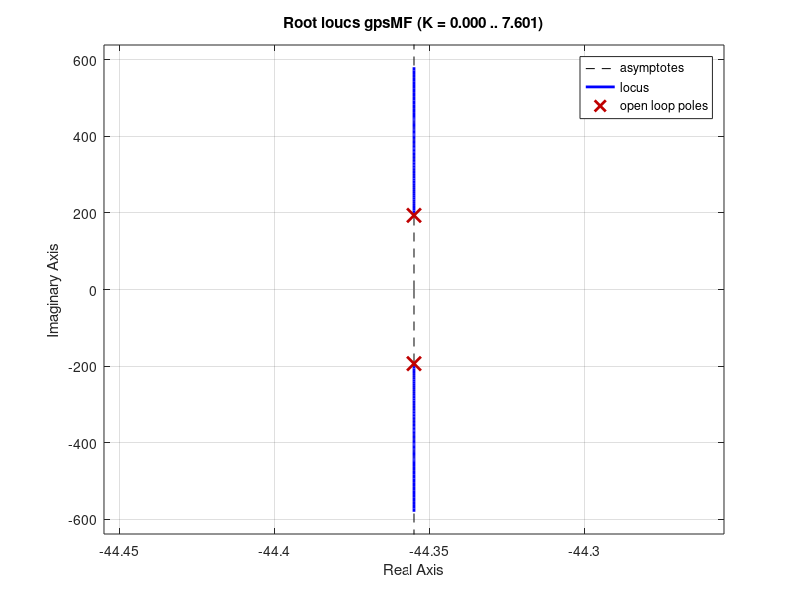
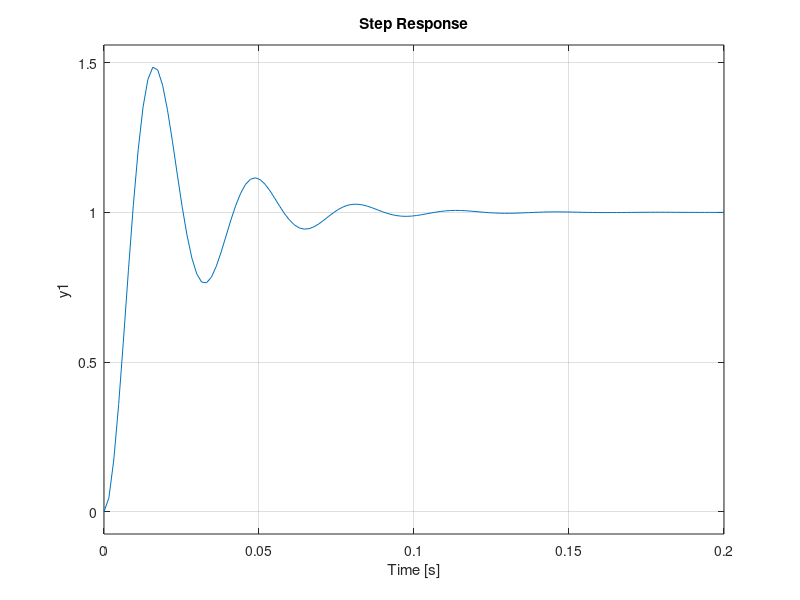

The MATLAB source for these figures, in order: (Note: this script raises an error after producing the figures.)
clear; close all; clc
s = tf('s');
gps=39454.8/(s*(s+88.71))
gpsPoloZero = zpk(gps)
gpsMF=feedback(gpsPoloZero,1);
polos = roots([1 88.71 39455])

figure(1)
rlocus(gpsMF);

figure(2)
step(gpsMF);
stepinfo(gpsMF)

figure(3)
margin(gps);

gaink=2;
figure(4)
margin(gps*gaink);

